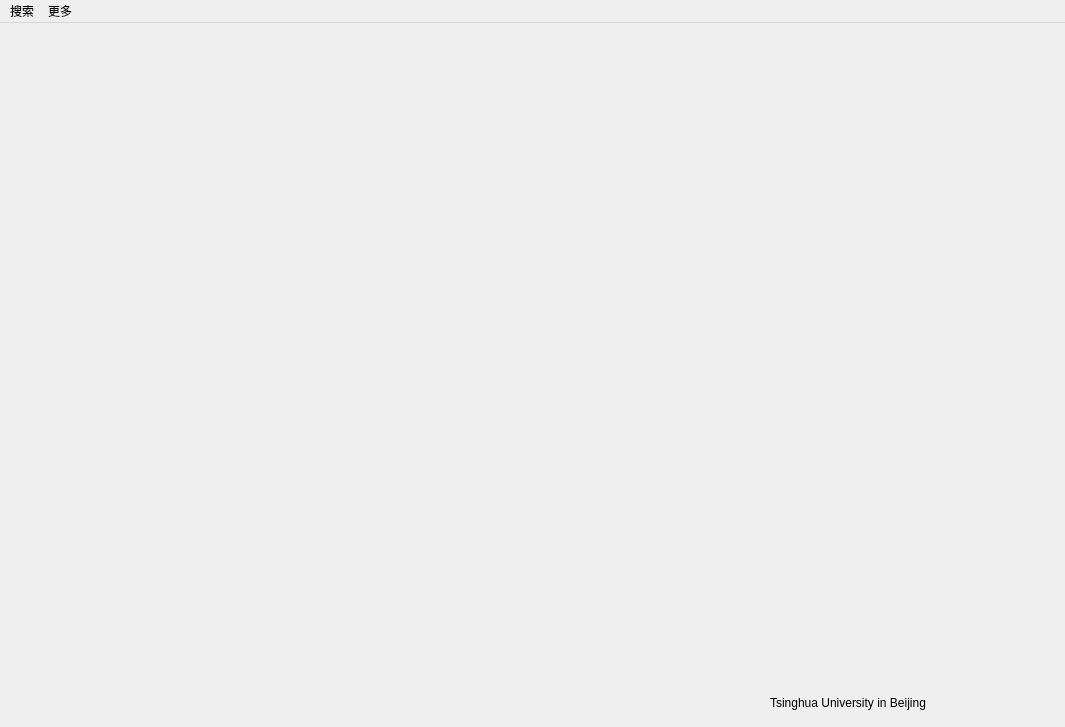
<?xml version="1.0" encoding="UTF-8"?>
<ui version="4.0">
 <class>MainWindow</class>
 <widget class="QMainWindow" name="MainWindow">
  <property name="geometry">
   <rect>
    <x>0</x>
    <y>0</y>
    <width>1065</width>
    <height>727</height>
   </rect>
  </property>
  <property name="windowTitle">
   <string>MainWindow</string>
  </property>
  <widget class="QWidget" name="centralWidget">
   <widget class="QLabel" name="label_picture">
    <property name="geometry">
     <rect>
      <x>0</x>
      <y>0</y>
      <width>1065</width>
      <height>671</height>
     </rect>
    </property>
    <property name="text">
     <string/>
    </property>
   </widget>
   <widget class="QLabel" name="label_2">
    <property name="geometry">
     <rect>
      <x>770</x>
      <y>670</y>
      <width>251</width>
      <height>20</height>
     </rect>
    </property>
    <property name="styleSheet">
     <string notr="true">font: 9pt &quot;黑体&quot;;</string>
    </property>
    <property name="text">
     <string>Tsinghua University in Beijing</string>
    </property>
   </widget>
  </widget>
  <widget class="QMenuBar" name="menuBar">
   <property name="geometry">
    <rect>
     <x>0</x>
     <y>0</y>
     <width>1065</width>
     <height>26</height>
    </rect>
   </property>
   <widget class="QMenu" name="menu">
    <property name="title">
     <string>搜索</string>
    </property>
    <addaction name="action_search_student_info"/>
    <addaction name="action_teacher"/>
    <addaction name="action_depart"/>
    <addaction name="action_lesson"/>
   </widget>
   <widget class="QMenu" name="menu_2">
    <property name="title">
     <string>更多</string>
    </property>
    <widget class="QMenu" name="menu_3">
     <property name="title">
      <string>问题联系</string>
     </property>
     <addaction name="action3463877866_qq_com"/>
    </widget>
    <addaction name="action"/>
    <addaction name="menu_3"/>
   </widget>
   <addaction name="menu"/>
   <addaction name="menu_2"/>
  </widget>
  <action name="action_2">
   <property name="text">
    <string>学生信息</string>
   </property>
  </action>
  <action name="action_3">
   <property name="text">
    <string>教师信息</string>
   </property>
  </action>
  <action name="action_4">
   <property name="text">
    <string>课程信息</string>
   </property>
  </action>
  <action name="action_5">
   <property name="text">
    <string>课程</string>
   </property>
  </action>
  <action name="action_6">
   <property name="text">
    <string>学生</string>
   </property>
  </action>
  <action name="action_7">
   <property name="text">
    <string>教师</string>
   </property>
  </action>
  <action name="action_8">
   <property name="text">
    <string>系别</string>
   </property>
  </action>
  <action name="action_search_student_info">
   <property name="text">
    <string>学生信息</string>
   </property>
  </action>
  <action name="action_teacher">
   <property name="text">
    <string>教师信息</string>
   </property>
  </action>
  <action name="action_lesson">
   <property name="text">
    <string>课程信息</string>
   </property>
  </action>
  <action name="action_depart">
   <property name="text">
    <string>系别信息</string>
   </property>
  </action>
  <action name="action_12">
   <property name="text">
    <string>学生成绩</string>
   </property>
  </action>
  <action name="action_13">
   <property name="text">
    <string>教师评教分数</string>
   </property>
  </action>
  <action name="action_14">
   <property name="text">
    <string>学生信息</string>
   </property>
  </action>
  <action name="action_15">
   <property name="text">
    <string>教师信息</string>
   </property>
  </action>
  <action name="action_16">
   <property name="text">
    <string>学生评教优秀课堂</string>
   </property>
  </action>
  <action name="action">
   <property name="text">
    <string>查看源码</string>
   </property>
  </action>
  <action name="action3463877866_qq_com">
   <property name="text">
    <string>3463877866@qq.com</string>
   </property>
  </action>
 </widget>
 <layoutdefault spacing="6" margin="11"/>
 <resources/>
 <connections/>
</ui>
